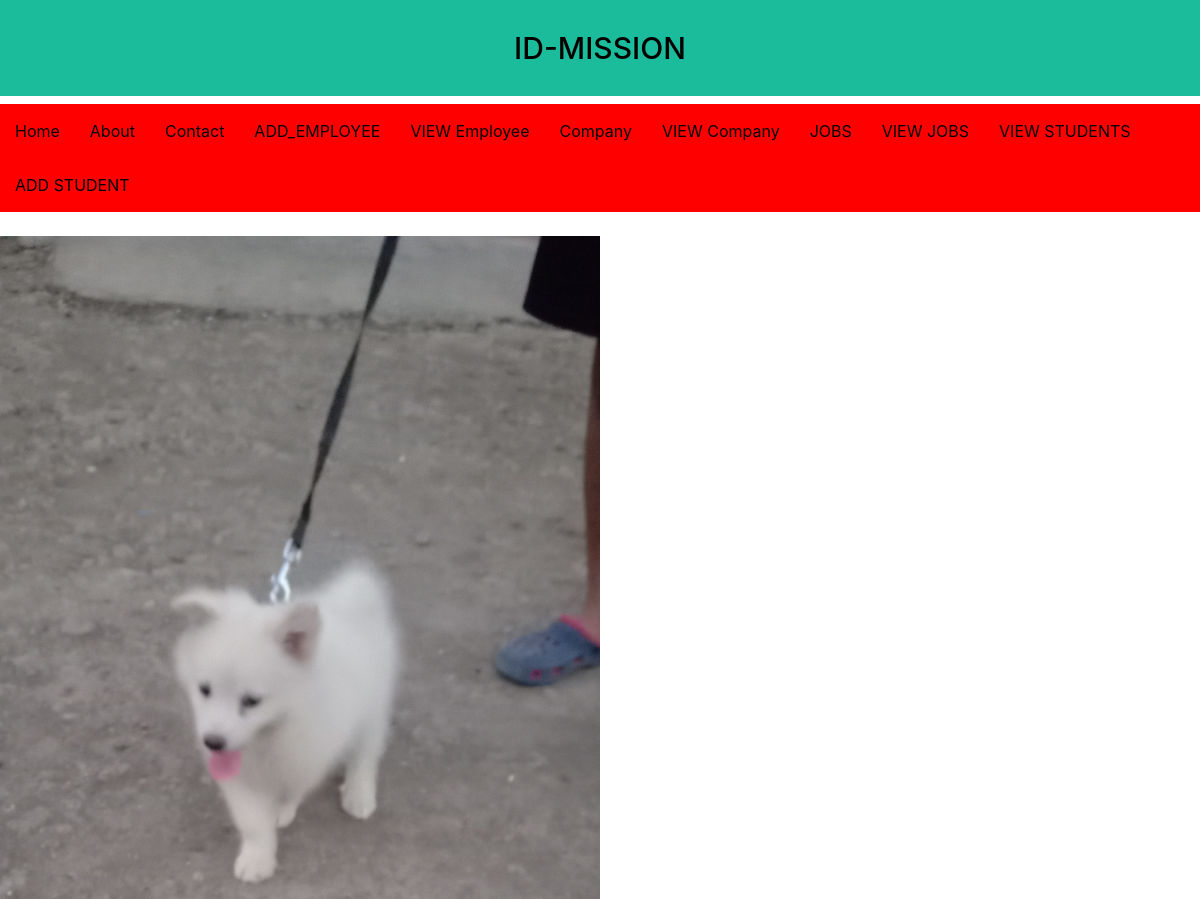
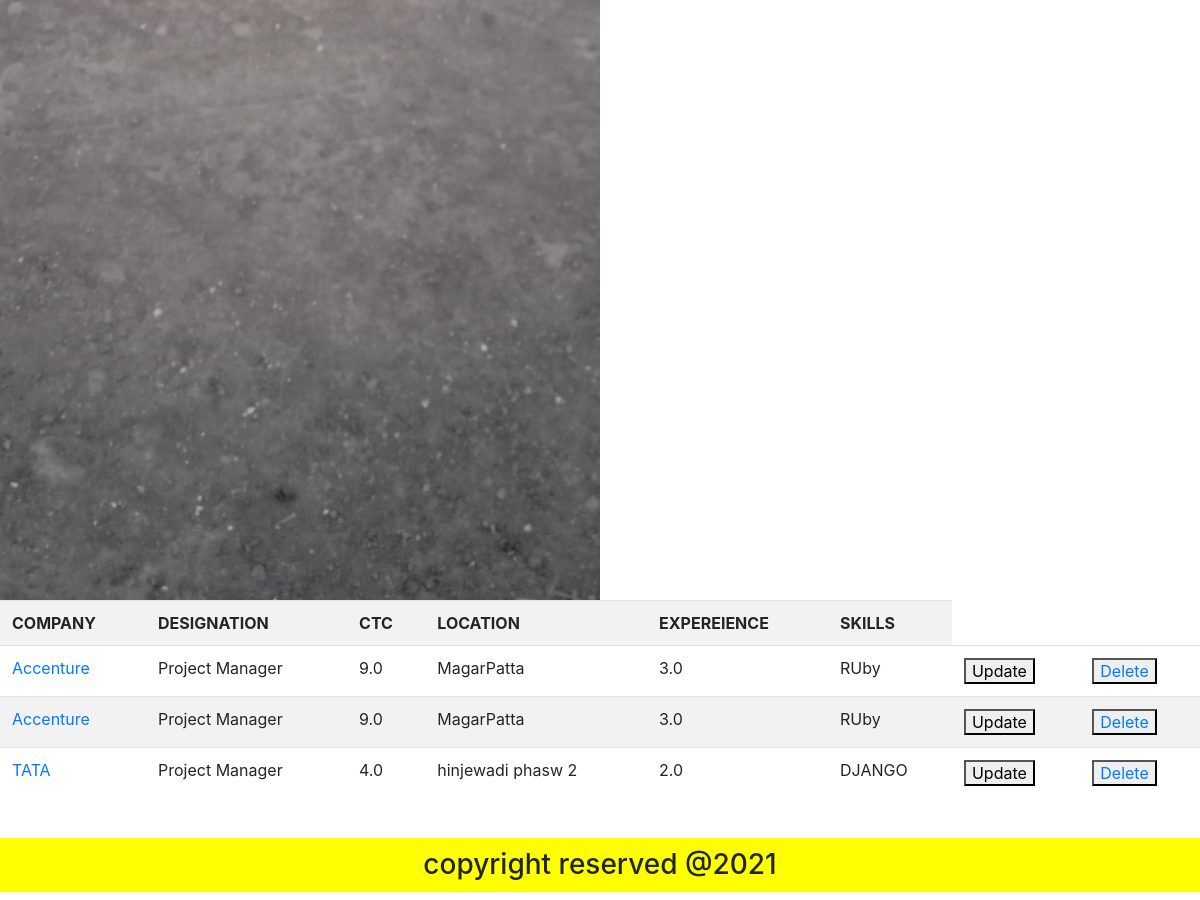
The app's page /Cmp/Jlist/ with its own data (2 pictures, top to bottom).
### CompanyApp/models.py (models this page shows, shortened)
class Jobs(models.Model):
    company = models.ForeignKey(Company, on_delete=models.CASCADE)
    desg = models.CharField(max_length=20)
    ctc = models.FloatField()
    exp = models.FloatField()
    loc = models.CharField(max_length=20)
    skills = models.CharField(max_length=50)

class Company(models.Model):
    name = models.CharField(max_length=20)
    loc = models.CharField(max_length=20)
    type = models.CharField(max_length=20,choices=ch)
    domain = models.CharField(max_length=20)
    def __str__(self):
        return f'{self.name}'

### CompanyApp/views.py (the view)
# urls.py: path('Jlist/',views.Jobslist.as_view(), name='jlist'),
class Jobslist(ListView):
    model = Jobs
    context_object_name = 'Jbs'
    template_name = 'CompanyApp/jobs_list.html'

### templates/CompanyApp/jobs_list.html
{% extends 'EmployeeApp/base.html' %}
{% block content %}
<img src="/media/images/dog.jpg" class="d-block w-50" alt="....">
<table class="table table-striped">
    <tr>
        <th>COMPANY</th>
        <th>DESIGNATION</th>
        <th>CTC</th>
        <th>LOCATION</th>
        <th>EXPEREIENCE</th>
        <th>SKILLS</th>
    </tr>
        {% for j in Jbs %}
            <tr>
                <td><a href="{% url 'jdetail' j.id %}">{{j.company}}</a></td>
                <td>{{j.desg}}</td>
                <td>{{j.ctc}}</td>
                <td>{{j.loc}}</td>
                <td>{{j.exp}}</td>
                <td>{{j.skills}}</td>
                <td>
                    <a href="{% url 'jupdate' j.id %}"><button>Update</button></a>
                </td>
                <td><button type="button"><a href="{% url 'deleteJ' j.id %}">Delete</a></button></td>
            </tr>
        {% endfor %}
</table>
{% endblock %}

### templates/EmployeeApp/base.html (shortened to what this page needs)
{% load static %}
<html lang="en">
<head>
    <link rel="stylesheet" href="{% static 'style.css' %}">
    <link rel="stylesheet" href="https://stackpath.bootstrapcdn.com/bootstrap/4.5.2/css/bootstrap.min.css">
</head>
<body>
<header>
    <h3>ID-MISSION</h3>
    <ul class="my_navbar">
        <li><a href="{% url 'base' %}">Home</a></li>
        <li><a href="{% url 'about' %}">About</a></li>
        <li><a href="#">Contact</a></li>
        <li><a href="{% url 'ADDEMP' %}">ADD_EMPLOYEE</a></li>
        <li><a href="{% url 'display' %}">VIEW Employee</a></li>
         <li><a href="{% url 'create' %}">Company</a></li>
        <li><a href="{% url 'list' %}">VIEW Company</a></li>
        <li><a href="{% url 'Jcreate' %}">JOBS</a></li>
        <li><a href="{% url 'jlist' %}">VIEW JOBS</a></li>
        <li><a href="{% url 'SView' %}">VIEW STUDENTS</a></li>
        <li><a href="{% url 'ADDSTU' %}">ADD STUDENT</a>
    </ul>
</header>
<br>
{% block content %}{% endblock %}
<br>
<footer>
    <h3>copyright reserved @2021</h3>
</footer>
</body>
</body>
</html>

### static/style.css (style rules this page uses)
header h3 { padding: 30px; text-align: center; background: #1abc9c; color: black; font-size: 30px; }
.my_navbar { background-color:red; list-style-type:none; overflow:hidden; margin:0; padding:0; }
li { float:left; }
li a { text-decoration:none; color:black; display:block; padding:15px 15px 15px 15px; }
footer h3 { background-color:yellow; text-align:center; padding:10px 0px; }

### records on screen
Jobs: company "Accenture", desg "Project Manager", ctc "9.0", loc "MagarPatta", exp "3.0", skills "RUby"
Jobs: company "Accenture", desg "Project Manager", ctc "9.0", loc "MagarPatta", exp "3.0", skills "RUby"
Jobs: company "TATA", desg "Project Manager", ctc "4.0", loc "hinjewadi phasw 2", exp "2.0", skills "DJANGO"
